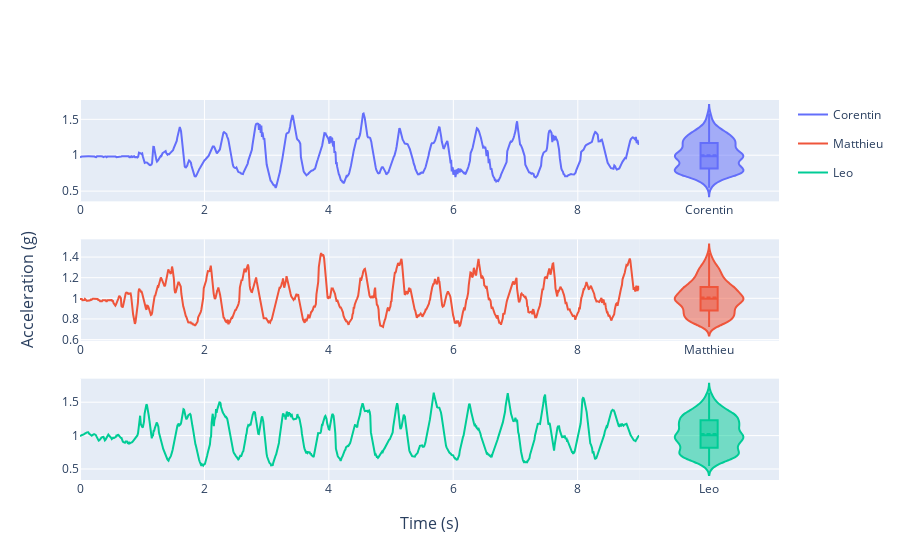

Write notebook code for a chart like this one.
### Code cell
stacked_plot([df_1, df_2, df_3],["Corentin", "Matthieu", "Leo"])

### Figure 1 — Plotly figure (JSON) as saved in the notebook; plotly's stock layout.template omitted (floating-point values rounded to 4 significant figures; data arrays with more than 128 entries replaced by an {"elided": "..."} marker saying what was removed)
{"data": [{"legendgroup": "Corentin", "line": {"color": "#636EFA"}, "mode": "lines", "name": "Corentin", "type": "scatter", "x": {"elided": "868 float values"}, "xaxis": "x", "y": {"elided": "868 float values"}, "yaxis": "y"}, {"box": {"visible": true}, "legendgroup": "Corentin", "line": {"color": "#636EFA"}, "meanline": {"visible": true}, "name": "Corentin", "showlegend": false, "type": "violin", "xaxis": "x2", "y": {"elided": "868 float values"}, "yaxis": "y2"}, {"legendgroup": "Matthieu", "line": {"color": "#EF553B"}, "mode": "lines", "name": "Matthieu", "type": "scatter", "x": {"elided": "968 float values"}, "xaxis": "x3", "y": {"elided": "968 float values"}, "yaxis": "y3"}, {"box": {"visible": true}, "legendgroup": "Matthieu", "line": {"color": "#EF553B"}, "meanline": {"visible": true}, "name": "Matthieu", "showlegend": false, "type": "violin", "xaxis": "x4", "y": {"elided": "968 float values"}, "yaxis": "y4"}, {"legendgroup": "Leo", "line": {"color": "#00CC96"}, "mode": "lines", "name": "Leo", "type": "scatter", "x": {"elided": "962 float values"}, "xaxis": "x5", "y": {"elided": "962 float values"}, "yaxis": "y5"}, {"box": {"visible": true}, "legendgroup": "Leo", "line": {"color": "#00CC96"}, "meanline": {"visible": true}, "name": "Leo", "showlegend": false, "type": "violin", "xaxis": "x6", "y": {"elided": "962 float values"}, "yaxis": "y6"}], "layout": {"annotations": [{"font": {"size": 16}, "showarrow": false, "text": "Time (s)", "x": 0.5, "xanchor": "center", "xref": "paper", "y": 0, "yanchor": "top", "yref": "paper", "yshift": -30}, {"font": {"size": 16}, "showarrow": false, "text": "Acceleration (g)", "textangle": -90, "x": 0, "xanchor": "right", "xref": "paper", "xshift": -40, "y": 0.5, "yanchor": "middle", "yref": "paper"}], "hovermode": "x", "xaxis": {"anchor": "y", "domain": [0, 0.8]}, "xaxis2": {"anchor": "y2", "domain": [0.8, 1]}, "xaxis3": {"anchor": "y3", "domain": [0, 0.8]}, "xaxis4": {"anchor": "y4", "domain": [0.8, 1]}, "xaxis5": {"anchor": "y5", "domain": [0, 0.8]}, "xaxis6": {"anchor": "y6", "domain": [0.8, 1]}, "yaxis": {"anchor": "x", "domain": [0.7333, 1]}, "yaxis2": {"anchor": "x2", "domain": [0.7333, 1], "matches": "y", "showticklabels": false}, "yaxis3": {"anchor": "x3", "domain": [0.3667, 0.6333]}, "yaxis4": {"anchor": "x4", "domain": [0.3667, 0.6333], "matches": "y3", "showticklabels": false}, "yaxis5": {"anchor": "x5", "domain": [0, 0.2667]}, "yaxis6": {"anchor": "x6", "domain": [0, 0.2667], "matches": "y5", "showticklabels": false}}}
